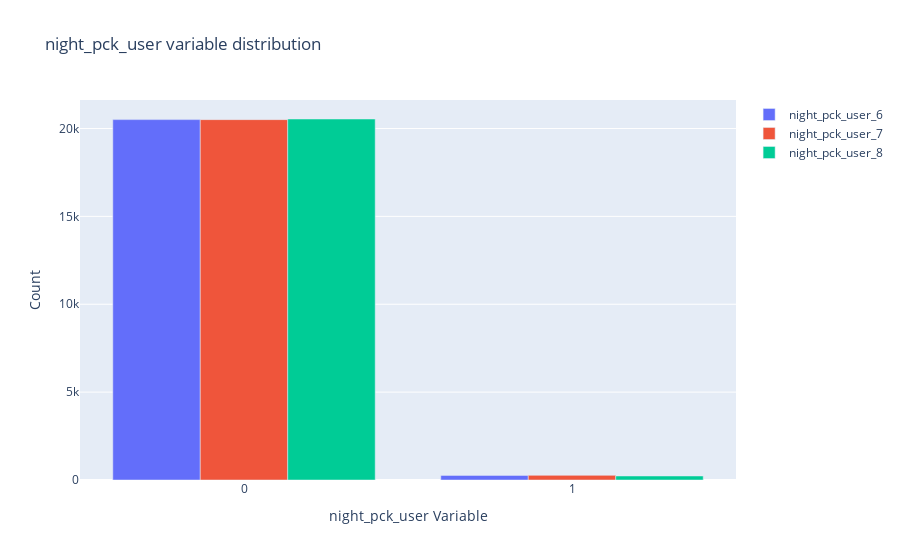

Notebook code for this chart:
### Markdown cell above
- Across months fb users are increasing by 100-300 users from month 6 to 7 and a dip in month 8

### Code cell
groupedBarPlot('night_pck_user')

### Figure 1 — Plotly figure (JSON) as saved in the notebook; plotly's stock layout.template omitted (floating-point values rounded to 4 significant figures)
{"data": [{"name": "night_pck_user_6", "type": "bar", "x": [0, 1], "y": [20505, 263]}, {"name": "night_pck_user_7", "type": "bar", "x": [0, 1], "y": [20504, 264]}, {"name": "night_pck_user_8", "type": "bar", "x": [0, 1], "y": [20540, 228]}], "layout": {"title": {"text": "night_pck_user variable distribution"}, "xaxis": {"title": {"text": "night_pck_user Variable"}}, "yaxis": {"title": {"text": "Count"}}}}
